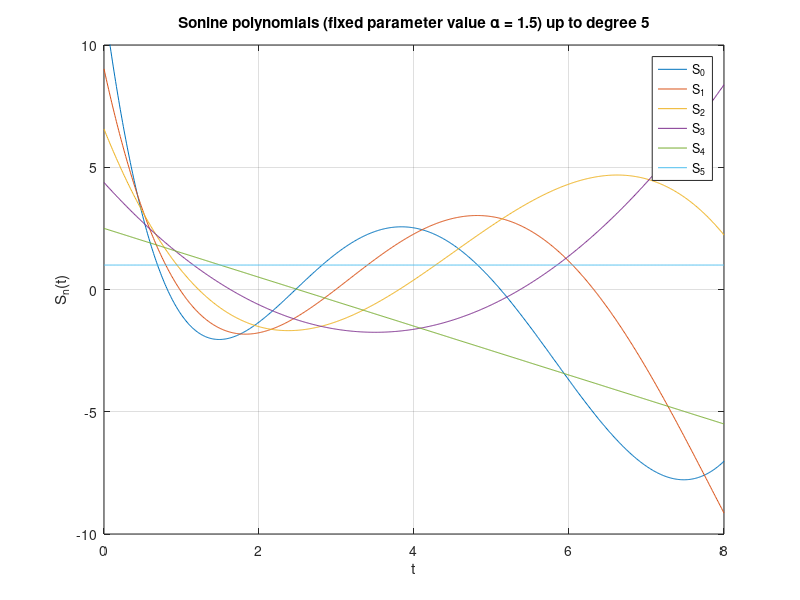

The MATLAB source for this figure:
close all
clear
clc

alpha = 1.5;
t = 0:0.01:8;
n = 0;

S0 = [0 1];
fprintf('S0:')
disp(S0)

n = n + 1;
S1 = [-1 1+alpha];
fprintf('S1:')
disp(S1)

n = n + 1;
S2 = conv([(-1/n) (2-1/n+alpha/n)], S1) + conv([0 (-1+1/n-alpha/n)], S0);
fprintf('S2:')
disp(S2)

n = n + 1;
S3 = conv([(-1/n) (2-1/n+alpha/n)], S2) + conv([0 0 (-1+1/n-alpha/n)], S1);
fprintf('S3:')
disp(S3)

n = n + 1;
S4 = conv([(-1/n) (2-1/n+alpha/n)], S3) + conv([0 0 (-1+1/n-alpha/n)], S2);
fprintf('S4:')
disp(S4)

n = n + 1;
S5 = conv([(-1/n) (2-1/n+alpha/n)], S4) + conv([0 0 (-1+1/n-alpha/n)], S3);
fprintf('S5:')
disp(S5)

%for ramdom n and alpha
n = 9;
alpha = 3;
S_before_last = S0;
S_last = S1;

for i = 2:n
    Coefficient1 = [(-1/i) (2-1/i+alpha/i)];
    Coefficient0 = [0 (-1+1/i-alpha/i)];
    
    l1 = length(S_last);
    l0 = length(S_before_last);
    
    S_before_last = [zeros(1, l1-l0), S_before_last];
    
    S = conv(Coefficient1, S_last) + conv(Coefficient0, S_before_last);
    
    S_before_last = S_last;
    S_last = S;
end

fprintf('Polynomial function of grade %d and alpha %f is S%d:', n, alpha, n)
disp(S)

ls5 = length(S5);
ls4 = length(S4);
ls3 = length(S3);
ls2 = length(S2);
ls1 = length(S1);
ls0 = length(S0);

S4 = [zeros(1, ls5-ls4), S4];
S3 = [zeros(1, ls5-ls3), S3];
S2 = [zeros(1, ls5-ls2), S2];
S1 = [zeros(1, ls5-ls1), S1];
S0 = [zeros(1, ls5-ls0), S0];

plot(t,polyval(S5,t)); hold on
plot(t,polyval(S4,t));
plot(t,polyval(S3,t))
plot(t,polyval(S2,t))
plot(t,polyval(S1,t))
plot(t,polyval(S0,t))

axis([0 8 -10 10])
grid on

xlabel('t')
ylabel('S_n(t)')
title('Sonine polynomials (fixed parameter value α = 1.5) up to degree 5')
legend('S_0', 'S_1', 'S_2', 'S_3', 'S_4', 'S_5','Location','best')